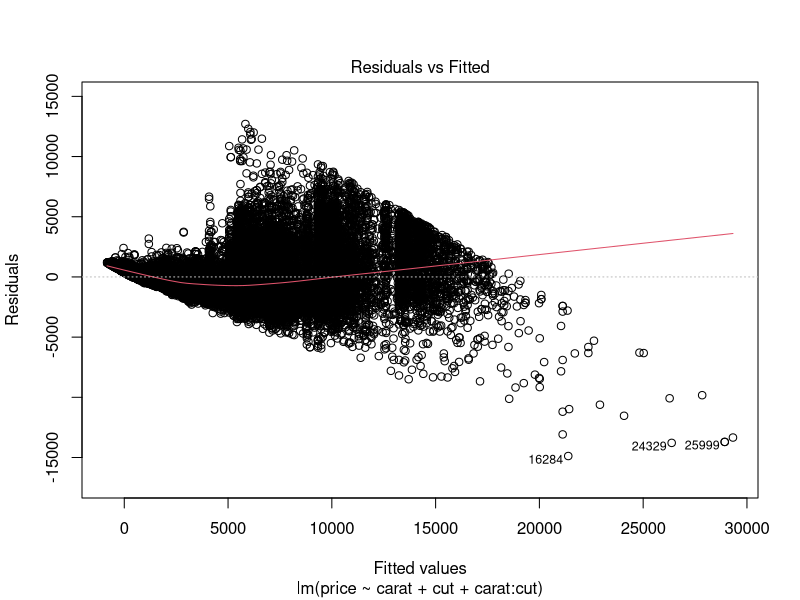
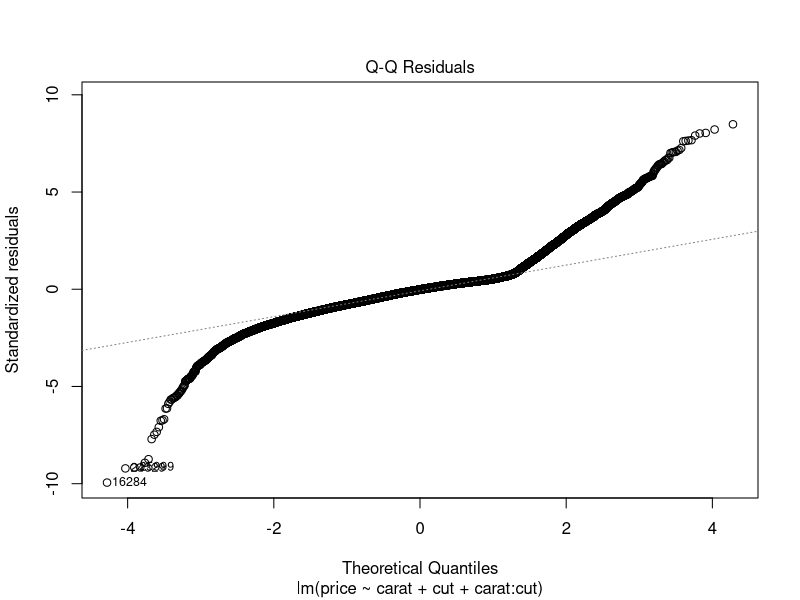
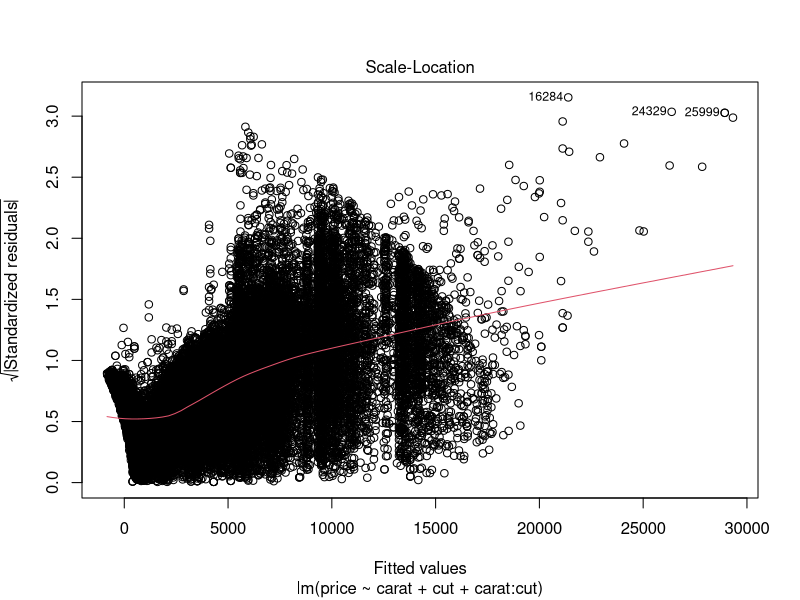
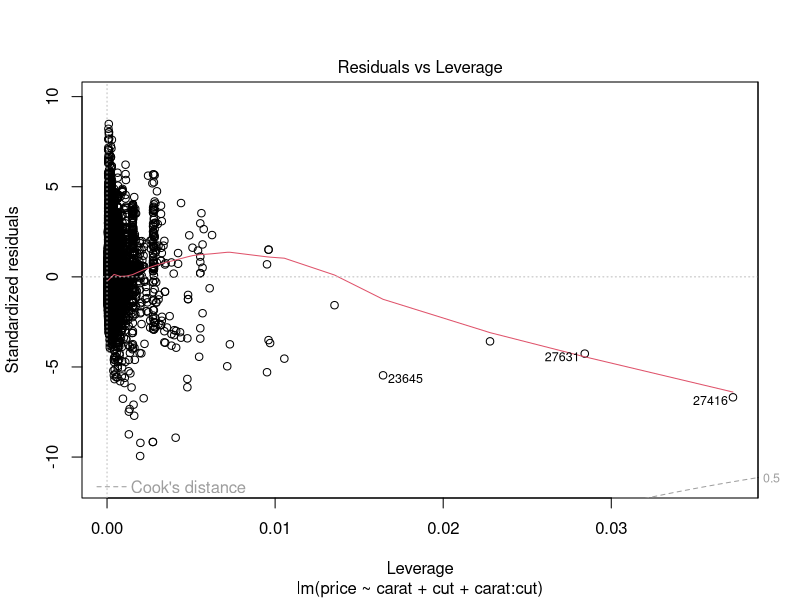

The R script that drew these images, in order:
library(tidyverse)

head(diamonds)

lm_res <- lm(price ~ carat + cut + carat:cut, data = diamonds)

# -------------------------------------------
# aside: formulas in R

f <- gamma ~ alpha + beta + delta:beta
print(f)
str(f)
class(f)

all.vars(f)  
# formula: a way of describing how
# variables (character vectors under the hood)
# should relate to one another
# "storage box" of var names, along with some
# syntax that can be used to understand them

# --------------------------------------------

print(lm_res)

anova_res <- anova(lm_res)
anova_res


str(lm_res)
str(anova_res)


pvals <- anova_res$`Pr(>F)`
pvals

class(lm_res)
class(anova_res)


# the print fcn is known as a "generic" fcn. 
# looks at the class attr, and if that is set, it calls another fcn
# specific to that class

# so print(lm_res) calls print.lm(lm_res)
# and print(anova_res) calls print.anova(anova_res)
  # if there was not print.anova() fcn, it would check the next class attr
  # which is data.frame, and it would try to run print.data.frame()

# methods("print") shows all print.* fcns

# class attrs determine the set of specialized fcns that are specific to that type of data
# those are called "methods"
# so, methods("print") shows all the specialized fcns that print() can be dispatched to

methods("print")


print(methods(class = "lm"))


plot(lm_res)



# writing our own class

person <- function(firstname, lastname, age, pets, favorite_nums) {
  l <- list()
  l$firstname <- firstname
  l$lastname <- lastname
  l$age <- age
  l$pets <- pets
  l$numpets <- length(pets)
  l$favorite_nums <- favorite_nums
  class(l) <- "human"
  return(l)
}

joe <- person("Joe", "Bob", 37, "Spot", c(13, 666, 91))

print(joe) # looks for print.human(), doesn't exist, so uses list print output
str(joe)

print.human <- function(l) {
  print("A Human")
  print(paste("Name:", l$firstname, l$lastname))
  print(paste("Age:", l$age))
  print(paste("Pets:", l$pets))
  print(paste("Favorite Numbers:", l$favorite_nums))
}

print(joe)



mean.human <- function(l) {
  return(mean(l$favorite_nums))
}

mean(joe)



sayhi <- function(l) {
  cat("Hi my name is", l$firstname, "nice to meet you!")
}

print(sayhi(joe))



feline <- function(firstname, lastname, color) {
  l <- list()
  l$firstname <- firstname
  l$lastname <- lastname
  l$color <- color
  class(l) <- "feline"
  return(l)
}

sterling <- feline("sterling", "cooper", "black")
sterling

print.feline <- function(l) {
  print(paste("A cat!", l$firstname, l$lastname, "they are", l$color))
}

print(sterling)

# this is the S3 system in R


# there is also an S4 object system
# works like S3, but sytax is more like python

# also S6 or "reference" classes. very much like python
# instance variables are by reference - that is they are changable

